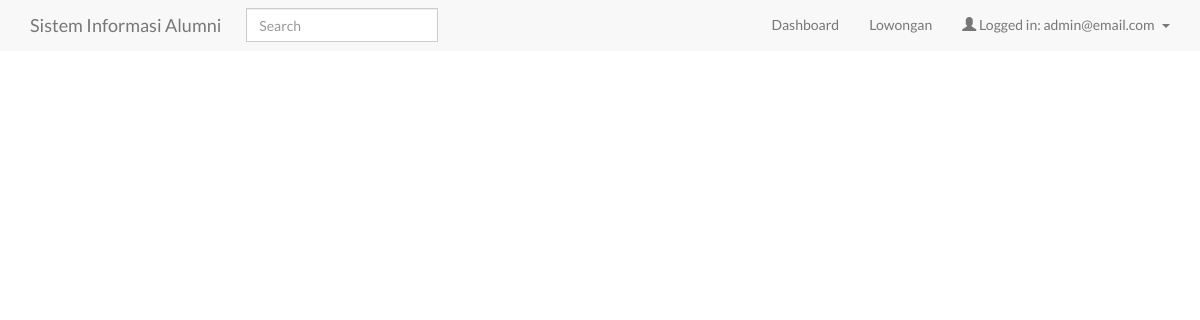
The app's page /lowongan.php (signed in), older data.
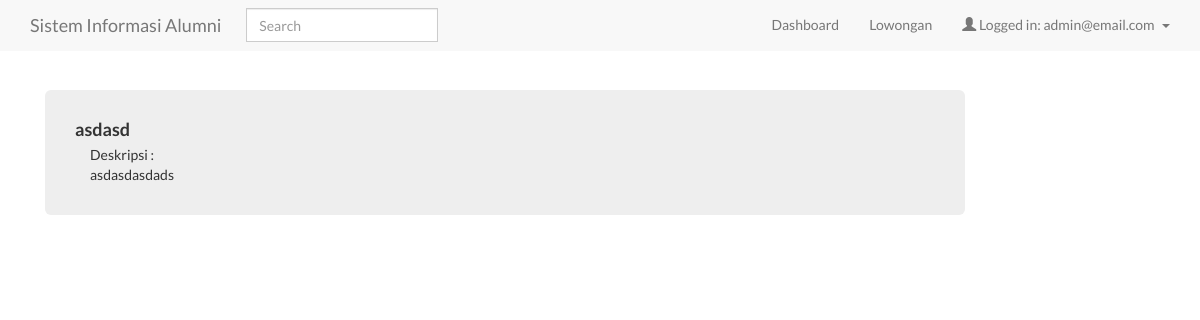
The same page, newer data.
### tables this page shows
CREATE TABLE IF NOT EXISTS `lowongan` (
  `id` int(11) NOT NULL AUTO_INCREMENT,
  `nama` varchar(50) NOT NULL,
  `deskripsi` text NOT NULL,
  PRIMARY KEY (`id`)
);

### dbconnect.php (called while the page is built, shortened)
<?php
$pathUrl = "http://localhost/webProgramming/sistemInformasiAlumni/";

### lowongan.php (the view, shortened to what this page needs)
<?php
require_once 'dbconnect.php';
$res = $conn->query("SELECT * FROM users WHERE id=" . $_SESSION['user']);
$userRow = mysqli_fetch_array($res, MYSQLI_ASSOC);
if (isset($_GET['search'])) {
    $nama = $_GET['search'];
    $lowongans = $conn->query("SELECT * FROM lowongan WHERE nama LIKE '%$nama%'");
} else {
    $lowongans = $conn->query("SELECT * FROM lowongan");
}
?>
<!DOCTYPE html>
<head>
    <link rel="stylesheet" href="assets/css/bootstrap.min.css" type="text/css"/>
    <link rel="stylesheet" href="assets/css/index.css" type="text/css"/>
</head>
<body>
    <nav class="navbar navbar-default navbar-fixed-top">
        <div class="container">
            <div class="navbar-header">
                <a class="navbar-brand" href="<?= $pathUrl; ?>index.php">Sistem Informasi Alumni</a>
            </div>
            <div id="navbar" class="navbar-collapse collapse">
                <ul class="nav navbar-nav">
                    <li>
                        <form action="" method="GET">
                            <input type="text" name="search" id="search" class="form-control search-form" placeholder="Search">
                        </form>
                    </li>
                </ul>
                <ul class="nav navbar-nav navbar-right">
                    <?php if ($userRow['admin'] == 1): ?>
                        <li><a href="<?= $pathUrl ?>mahasiswa_index.php">Dashboard</a></li>
                    <?php endif ?>
                    <li>
                        <a href="lowongan.php">Lowongan</a>
                    </li>
                    <li class="dropdown">
                        <a href="#" class="dropdown-toggle" data-toggle="dropdown" role="button" aria-haspopup="true"
                           aria-expanded="false">
                            <span
                                class="glyphicon glyphicon-user"></span>&nbsp;Logged
                            in: <?php echo $userRow['email']; ?>
                            &nbsp;<span class="caret"></span></a>
                    </li>
                </ul>
            </div>
        </div>
    </nav>
    <div class="container">
        <div class="col-md-10">
            <?php while ($mahasiswa = $lowongans->fetch_assoc()) { ?>
                <div class="jumbotron" style="padding: 30px;">
                    <div class="media">
                        <div class="media-body">
                            <h4 class="media-heading"><b><?= $mahasiswa['nama'] ?></b></h4>
                            <div class="col-md-9">
                                Deskripsi : <br> <?= $mahasiswa['deskripsi'] ?>
                            </div>
                        </div>
                    </div>
                </div>
            <?php } ?>
        </div>
    </div>
</body>
</html>

Row changes from the older to the newer data that the page shows:
added lowongan: nama "asdasd", deskripsi "asdasdasdads"
